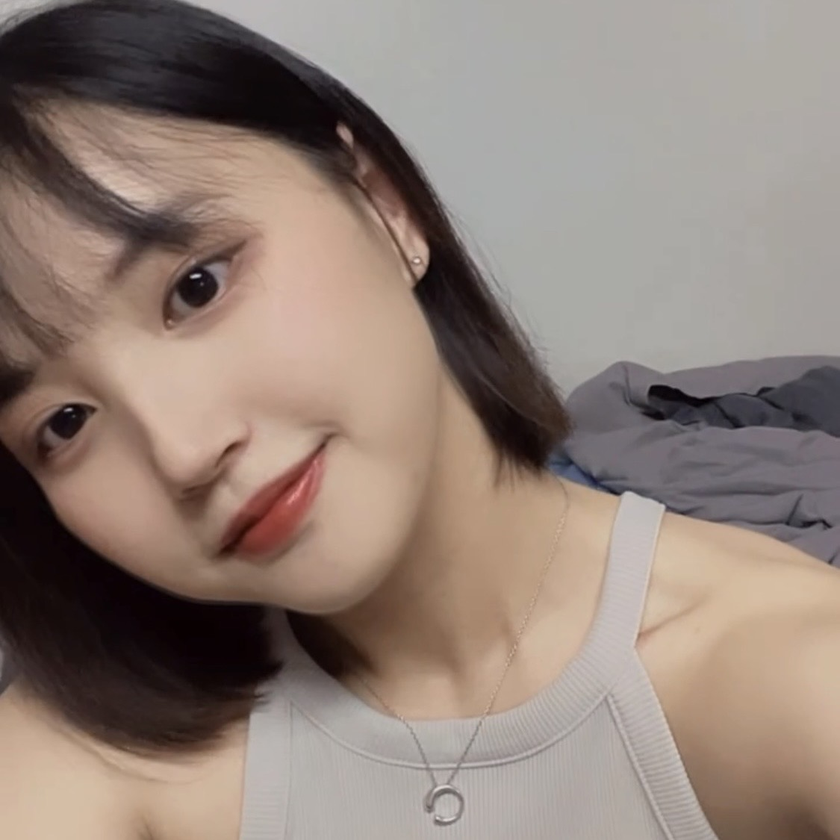
#> input picture hw1/r13922a04_hw1/origin.png, 840 x 840 px, shrunk from 1125 x 1125 before the run
$ python ex2.py
#> lines starting #> are read from the running program, lines starting #| are printed output that depends on the picture
import cv2
import numpy as np

image = cv2.imread('../origin.png')
#> image is the input picture: shape (840, 840, 3); mean B, G, R 119.7, 128.7, 144.6

def warpping(image, k1, k2):
#> called with k1 = 0.5, k2 = 0
    h, w = image.shape[:2]
#> h = 840; w = 840
    camera_matrix = np.array([[w, 0, w/2],
                              [0, h, h/2],
                              [0, 0, 1]], dtype = 'float32')
    dist_coeff = np.array([k1, k2, 0, 0])

    wrapped_image = cv2.undistort(image, cameraMatrix=camera_matrix, distCoeffs=dist_coeff)
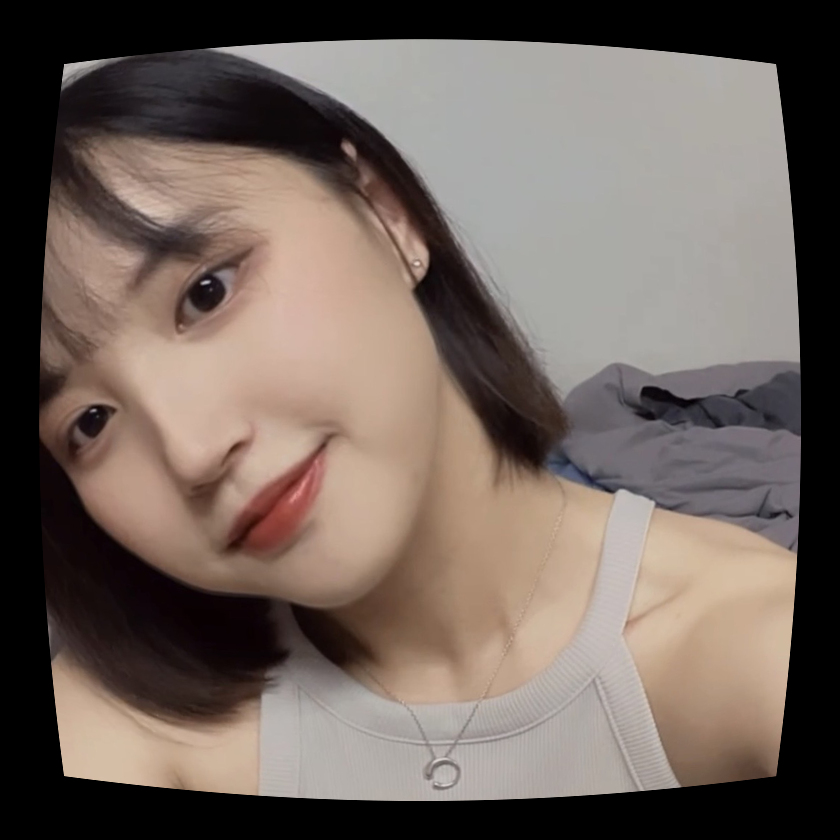
#> wrapped_image: shape (840, 840, 3); mean B, G, R 93.8, 101.1, 114
    return wrapped_image

# barrel distortion
barrel_distort = warpping(image, 0.5, 0)

# pincushion distortion
pincushion_distort = warpping(image, -0.5, 0)
#> call 2 of warpping, with k1 = -0.5, k2 = 0
#> in warpping (call 2), `wrapped_image = cv2.undistort(image, cameraMatrix=camera_matrix, distC..`:
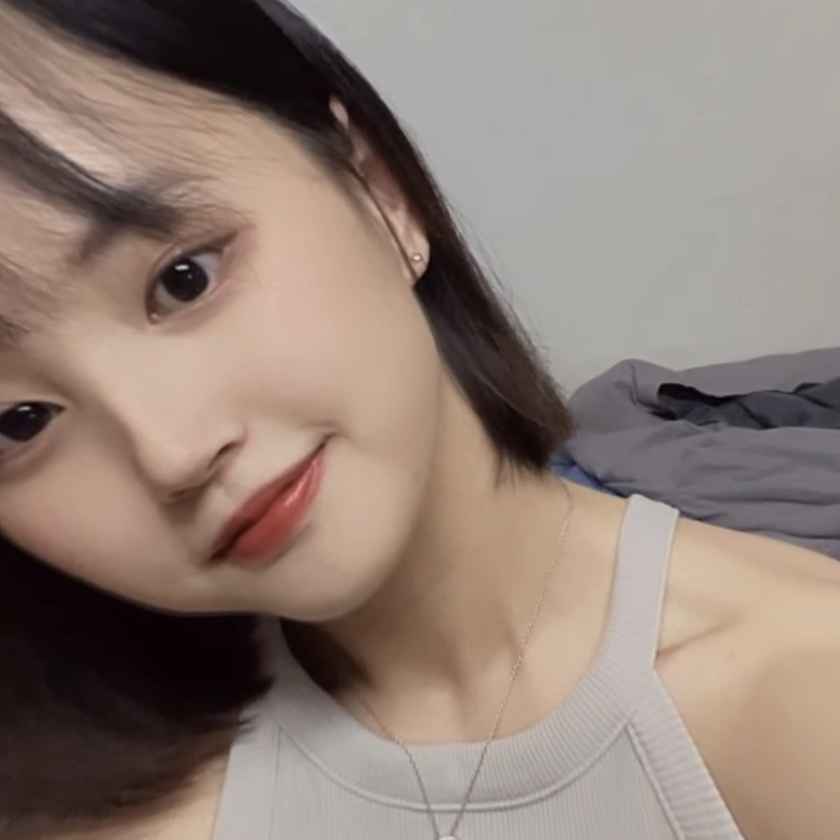
#> wrapped_image: shape (840, 840, 3); mean B, G, R 118.6, 127.7, 144.2

# save
cv2.imwrite('../results/ex2_barrel.png', barrel_distort)
cv2.imwrite('../results/ex2_pincushion.png', pincushion_distort)
